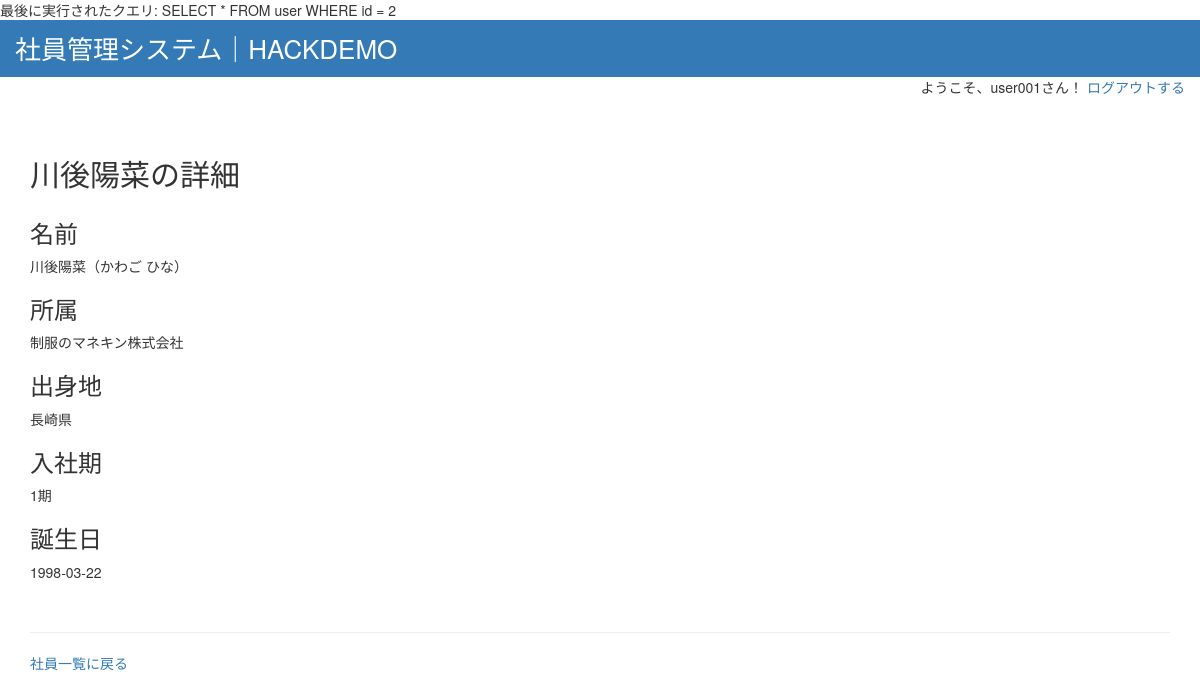
/show.php?userid=2 (signed in), run on the app's committed database.
### tables this page shows
CREATE TABLE IF NOT EXISTS `user` (
  `ID` int(11) NOT NULL AUTO_INCREMENT,
  `name` varchar(255) NOT NULL,
  `hiragana` varchar(255),
  `birthplace` varchar(255),
  `grade` varchar(255),
  `birthday` date,
  `company` varchar(255) NOT NULL,
  PRIMARY KEY (`ID`)
);

### assets/models/users.php (called while the page is built, shortened)
<?php
require_once __DIR__.'/appModel.php';
class Users extends AppModel
{
    public static function get($id)
    {
        $sql = "SELECT * FROM user WHERE id = $id";
        return self::db()->query($sql);
    }
}

### assets/models/appModel.php (called while the page is built)
<?php
class AppModel
{
    protected static function db()
    {
        return new mysqli('localhost', 'root', 'root', 'hackdemo');
    }
}

### show.php (the view, shortened to what this page needs)
<?php
require_once __DIR__ . '/assets/models/users.php';
$userid = filter_input(INPUT_GET, 'userid');
$user = Users::get($userid)->fetch_assoc();
include __DIR__ . '/assets/templates/header.php';
?>
<div class="container">
    <div class="row">
        <div class="col-lg-12">
            <h2><?= $user['name'] ?>の詳細</h2>
        </div>
        <div class="col-lg-12 mb-30">
            <h3>名前</h3>
            <p><?= $user['name'] . "（" . $user['hiragana'] . "）"; ?></p>
            <h3>所属</h3>
            <?= $user['company']; ?>
            <h3>出身地</h3>
            <?= $user['birthplace']; ?>
            <h3>入社期</h3>
            <?= $user['grade']; ?>
            <h3>誕生日</h3>
            <?= $user['birthday']; ?>
        </div>
        <div class="col-lg-12">
            <hr>
            <a href="index.php">社員一覧に戻る</a>
        </div>
    </div>
</div>

### assets/styles/style.css (style rules this page uses)
.mb-30 { margin-bottom: 30px; }

### data on the page
user: name "川後陽菜", hiragana "かわご ひな", company "制服のマネキン株式会社", birthplace "長崎県", grade "1期", birthday "1998-03-22"

### other printed values
$_SESSION['latest_sql'] "SELECT * FROM user WHERE id = 2"
$_SESSION['username'] "user001"
